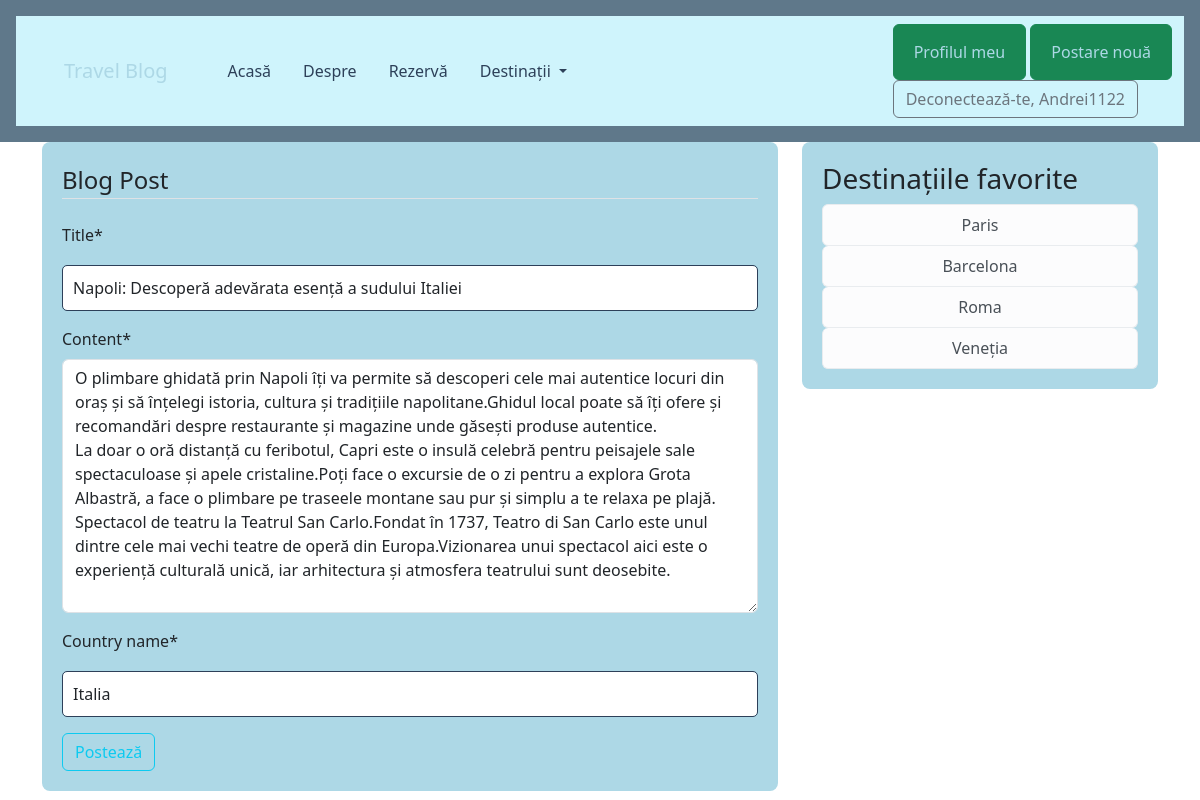
Screenshot of /post/11/update/ (signed in) with the database file from the repository.
### blog/models.py (models this page shows, shortened)
class Post(models.Model):
    title = models.CharField(max_length=100)
    content = models.TextField()
    date_posted = models.DateTimeField(default=timezone.now)
    author = models.ForeignKey(User, on_delete=models.CASCADE)
    country_name = models.CharField(max_length=50, default="")

### blog/views.py (the view, shortened to what this page needs)
# urls.py: path('post/<int:pk>/update/', PostUpdateView.as_view(), name='update'),
class PostUpdateView(LoginRequiredMixin, UserPassesTestMixin, UpdateView):
    model = Post
    fields = ['title', 'content', 'country_name']
    def test_func(self):
        post = self.get_object()
        if self.request.user == post.author:
            return True
        return False

### blog/templates/blog/post_form.html (shortened to what this page needs)
{% extends "blog/base.html" %}
{% load crispy_forms_filters %}
{% load crispy_forms_tags %}
{% block content %}
    <div class="content-section">
        <form method="POST">
            <fieldset class="form-group">
                <legend class="border-bottom mb-4">Blog Post</legend>
                {{ form|crispy }}
            </fieldset>
            <div class="form-group">
                <button class="btn btn-outline-info" type="submit">Postează</button>
            </div>
        </form>
    </div>
{% endblock content %}

### blog/templates/blog/base.html (shortened to what this page needs)
{% load static %}
<!DOCTYPE html>
<html lang="en">
<head>
    <link rel="stylesheet" type="text/css" href="{% static 'css/main.css' %}">
    <link href="https://cdn.jsdelivr.net/npm/bootstrap@5.3.3/dist/css/bootstrap.min.css" rel="stylesheet"
>
</head>
<body>
<header class="site-header">
    {% include 'blog/navbar.html' %}
</header>
<main role="main" class="container">
    <div class="row">
        <div class="col-md-8">
            {% block content %}{% endblock %}
        </div>
        <div class="col-md-4">
            <div class="content-section">
                <h3>Destinațiile favorite</h3>
                <ul class="list-group">
                    <a class="btn list-group-item list-group-item-light"
                       href="{% url 'city-post' 'Paris' %}">Paris</a>
                    <a class="btn list-group-item list-group-item-light"
                       href="{% url 'city-post' 'Barcelona' %}">Barcelona</a>
                    <a class="btn list-group-item list-group-item-light"
                       href="{% url 'city-post' 'Roma' %}">Roma</a>
                    <a class="btn list-group-item list-group-item-light"
                       href="{% url 'city-post' 'Veneția' %}">Veneția</a>
                </ul>
            </div>
        </div>
</main>
</body>
</html>

### blog/templates/blog/navbar.html (shortened to what this page needs)
<nav class="navbar navbar-expand-lg bg-info-subtle">
    <div class="container-fluid">
        <a class="navbar-brand" href="{% url 'home' %}">Travel Blog</a>
        <div class="collapse navbar-collapse" id="navbarNavDropdown">
            <ul class="navbar-nav me-auto mb-2 mb-lg-0">
                <li class="nav-item">
                    <a class="nav-link" aria-current="page" href="{% url 'home' %}">Acasă</a>
                </li>
                <li class="nav-item">
                    <a class="nav-link" href="{% url 'about' %}">Despre</a>
                </li>
                <li class="nav-item">
                    <a class="nav-link" href="{% url 'reservation' %}">Rezervă</a>
                </li>
                <li class="nav-item dropdown">
                    <a class="nav-link dropdown-toggle" href="#" role="button" data-bs-toggle="dropdown"
                       aria-expanded="false">
                        Destinații
                    </a>
                </li>
            </ul>
            {% if user.is_authenticated %}
                <div>
                    <a class="btn btn-success" href="{% url 'profile' %}">Profilul meu</a>
                    <a class="btn btn-success" href="{% url 'create' %}">Postare nouă</a>
                    <form method="post" action="{% url 'logout' %}">
                        <button type="submit" class="btn btn-outline-secondary">
                            Deconectează-te, {{ user.username }}</button>
                    </form>
                </div>
            {% else %}
                <div>
                    <a href="{% url 'login' %}" class="btn btn-success">Conectează-te</a>
                    <a class="btn btn-success" href="{% url 'create' %}">Postare nouă</a>
                    <a href="{% url 'register' %}" class="btn btn-secondary">Înregistrează-te</a>
                </div>
            {% endif %}
        </div>
    </div>
</nav>

### static/css/main.css (style rules this page uses)
.site-header { background-color: #5f788a; color: #ADD8E6; padding: 1rem; }
.site-header .navbar-nav .nav-link { color: #2d4059; margin-left: 1rem; }
.navbar-brand { color: #2d4059; margin-left: 1rem; }
.btn-outline-secondary { float: left; }
.content-section { background-color: #ADD8E6; border-radius: 8px; padding: 20px; }
input[type="text"], input[type="password"], textarea { border-radius: 5px; border: 1px solid #2d4059; padding: 10px; width: 100%; margin-top: 10px; }
.navbar { background-color: #2d4059; border-radius: 0; }
.navbar a { color: #ADD8E6; padding: 15px 20px; }
.btn, .list-group-item { transition: background-color 0.3s ease-in-out; }

### rows the page displays
Post: title "Napoli: Descoperă adevărata esență a sudului Italiei", content "O plimbare ghidată prin Napoli îți va permite să descoperi cele mai autentice locuri din oraș și să înțelegi istoria, cultura și tradițiile napolitane.Ghidul local poate să îți ofere și recomandări despre restaurante și magazine unde găsești produse autentice. La doar o oră distanță cu feribotul, Capri este o insulă celebră pentru peisajele sale spectaculoase și apele cristaline.Poți face o excursie de o zi pentru a explora Grota Albastră, a face o plimbare pe traseele montane sau pur și simplu a te relaxa pe plajă. Spectacol de teatru la Teatrul San Carlo.Fondat în 1737, Teatro di San Carlo este unul dintre cele mai vechi teatre de operă din Europa.Vizionarea unui spectacol aici este o…", country_name "Italia"

### other values shown
{{ user.username }} "Andrei1122"
